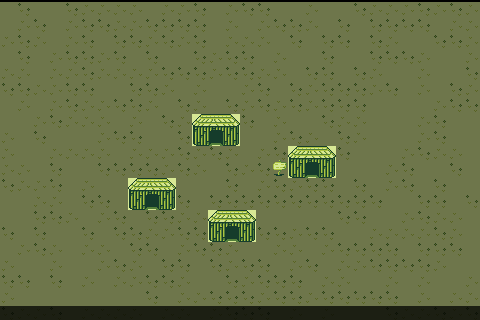

The image is a tile-based game level rendered from a .tmx file. Its description and complete source (layers, tilesets, objects, tile grids) follow:
An orthogonal 30x20 tile map with 16x16 px tiles, 4 tile layers (background, foreground, collision, walls), 2 tilesets and 1 object.

<map version="1.0" orientation="orthogonal" width="30" height="20" tilewidth="16" tileheight="16">
 <properties>
  <property name="Music" value="SpiritGuardField" />
  <property name="Name" value="VILLAGE" />
 </properties>
 <tileset firstgid="1" name="tilemap" tilewidth="16" tileheight="16">
  <tileoffset x="0" y="2" />
  <image source="gfx/tilemap.png" width="160" height="320" />
 </tileset>
 <tileset firstgid="201" name="objects" tilewidth="16" tileheight="16">
  <image source="gfx/objects.png" width="192" height="16" />
 </tileset>
 <layer name="background" width="30" height="20" opacity="0.51">
  <data encoding="csv">
79,78,79,79,78,77,77,77,77,79,77,77,78,79,77,78,78,79,79,77,79,79,78,77,77,77,78,77,78,77,
79,77,78,79,77,78,78,77,77,78,78,78,78,79,77,79,77,78,78,77,79,78,79,78,78,78,78,79,77,77,
77,78,77,79,77,78,79,78,78,77,78,77,78,79,77,77,77,79,78,79,78,78,79,78,77,79,79,78,78,77,
79,78,79,77,78,78,77,78,79,78,79,79,78,77,78,78,79,77,79,79,78,79,79,78,78,78,77,79,79,77,
77,77,79,77,77,78,77,77,77,77,78,78,78,77,78,78,77,77,79,78,78,79,78,77,79,79,77,79,79,78,
78,78,77,77,78,78,79,79,78,78,77,79,77,79,79,77,78,79,78,77,78,78,78,77,78,79,77,79,78,77,
79,77,79,77,78,77,77,78,78,77,79,78,77,79,78,77,78,77,78,77,78,78,78,79,79,79,79,77,78,78,
79,79,77,78,77,77,77,79,77,79,78,77,79,79,78,78,79,77,79,79,78,77,77,79,79,79,77,78,79,79,
77,79,78,79,79,79,77,78,78,79,79,78,77,77,77,79,79,77,78,77,79,78,77,79,79,79,77,78,79,79,
77,79,79,77,77,77,77,79,77,77,77,78,77,78,77,79,77,78,79,79,79,78,79,79,79,77,78,77,77,79,
77,77,79,78,79,79,78,78,78,78,77,78,77,79,78,77,78,79,79,79,78,79,79,79,77,78,79,79,78,79,
78,77,77,78,79,77,79,79,77,78,79,79,79,79,78,79,77,78,77,78,78,79,78,79,77,78,79,78,79,79,
79,79,77,77,79,78,78,79,77,78,79,78,79,78,78,78,78,78,78,78,78,78,78,78,79,79,78,78,79,78,
79,79,78,78,77,79,77,78,79,78,78,77,77,79,78,78,79,79,79,79,79,78,78,79,79,77,78,77,77,79,
78,79,78,79,79,78,79,78,78,77,77,78,78,78,77,78,78,78,77,78,78,79,79,77,77,77,77,78,77,79,
79,77,78,77,79,77,77,79,78,78,79,77,78,78,77,79,79,77,77,79,77,78,78,78,78,79,78,78,78,79,
77,79,79,77,79,79,77,78,77,79,78,78,79,78,77,78,78,79,77,78,79,77,77,78,78,78,78,77,79,79,
78,78,79,78,79,77,79,77,77,78,78,77,79,79,78,77,78,78,78,79,77,77,79,79,77,79,77,79,79,77,
77,79,79,79,79,79,79,79,79,78,79,77,77,78,78,78,77,78,78,77,78,78,78,78,78,79,77,79,77,77,
78,77,77,78,79,77,77,77,77,79,77,77,79,77,78,78,78,79,77,79,77,79,79,79,78,77,77,78,77,78
</data>
 </layer>
 <layer name="foreground" width="30" height="20">
  <data encoding="csv">
0,0,0,0,0,0,0,0,0,0,0,0,0,0,0,0,0,0,0,0,0,0,0,0,0,0,0,0,0,0,
0,0,0,0,0,0,0,0,0,0,0,0,0,0,0,0,0,0,0,0,0,0,0,0,0,0,0,0,0,0,
0,0,0,0,0,0,0,0,0,0,0,0,0,0,0,0,0,0,0,0,0,0,0,0,0,0,0,0,0,0,
0,0,0,0,0,0,0,0,0,0,0,0,0,0,0,0,0,0,0,0,0,0,0,0,0,0,0,0,0,0,
0,0,0,0,0,0,0,0,0,0,0,0,0,0,0,0,0,0,0,0,0,0,0,0,0,0,0,0,0,0,
0,0,0,0,0,0,0,0,0,0,0,0,0,0,0,0,0,0,0,0,0,0,0,0,0,0,0,0,0,0,
0,0,0,0,0,0,0,0,0,0,0,0,0,0,0,0,0,0,0,0,0,0,0,0,0,0,0,0,0,0,
0,0,0,0,0,0,0,0,0,0,0,0,0,0,0,0,0,0,0,0,0,0,0,0,0,0,0,0,0,0,
0,0,0,0,0,0,0,0,0,0,0,0,0,0,0,0,0,0,0,0,0,0,0,0,0,0,0,0,0,0,
0,0,0,0,0,0,0,0,0,0,0,0,0,0,0,0,0,0,0,0,0,0,0,0,0,0,0,0,0,0,
0,0,0,0,0,0,0,0,0,0,0,0,0,0,0,0,0,0,0,0,0,0,0,0,0,0,0,0,0,0,
0,0,0,0,0,0,0,0,0,0,0,0,0,0,0,0,0,0,0,0,0,0,0,0,0,0,0,0,0,0,
0,0,0,0,0,0,0,0,0,0,0,0,0,0,0,0,0,0,0,0,0,0,0,0,0,0,0,0,0,0,
0,0,0,0,0,0,0,0,0,0,0,0,0,0,0,0,0,0,0,0,0,0,0,0,0,0,0,0,0,0,
0,0,0,0,0,0,0,0,0,0,0,0,0,0,0,0,0,0,0,0,0,0,0,0,0,0,0,0,0,0,
0,0,0,0,0,0,0,0,0,0,0,0,0,0,0,0,0,0,0,0,0,0,0,0,0,0,0,0,0,0,
0,0,0,0,0,0,0,0,0,0,0,0,0,0,0,0,0,0,0,0,0,0,0,0,0,0,0,0,0,0,
0,0,0,0,0,0,0,0,0,0,0,0,0,0,0,0,0,0,0,0,0,0,0,0,0,0,0,0,0,0,
0,0,0,0,0,0,0,0,0,0,0,0,0,0,0,0,0,0,0,0,0,0,0,0,0,0,0,0,0,0,
0,0,0,0,0,0,0,0,0,0,0,0,0,0,0,0,0,0,0,0,0,0,0,0,0,0,0,0,0,0
</data>
 </layer>
 <layer name="collision" width="30" height="20">
  <data encoding="csv">
0,0,0,0,0,0,0,0,0,0,0,0,0,0,0,0,0,0,0,0,0,0,0,0,0,0,0,0,0,0,
0,0,0,0,0,0,0,0,0,0,0,0,0,0,0,0,0,0,0,0,0,0,0,0,0,0,0,0,0,0,
0,0,0,0,0,0,0,0,0,0,0,0,0,0,0,0,0,0,0,0,0,0,0,0,0,0,0,0,0,0,
0,0,0,0,0,0,0,0,0,0,0,0,0,0,0,0,0,0,0,0,0,0,0,0,0,0,0,0,0,0,
0,0,0,0,0,0,0,0,0,0,0,0,0,0,0,0,0,0,0,0,0,0,0,0,0,0,0,0,0,0,
0,0,0,0,0,0,0,0,0,0,0,0,0,0,0,0,0,0,0,0,0,0,0,0,0,0,0,0,0,0,
0,0,0,0,0,0,0,0,0,0,0,0,0,0,0,0,0,0,0,0,0,0,0,0,0,0,0,0,0,0,
0,0,0,0,0,0,0,0,0,0,0,0,0,0,0,0,0,0,0,0,0,0,0,0,0,0,0,0,0,0,
0,0,0,0,0,0,0,0,0,0,0,0,0,0,0,0,0,0,0,0,0,0,0,0,0,0,0,0,0,0,
0,0,0,0,0,0,0,0,0,0,0,0,0,0,0,0,0,0,0,0,0,0,0,0,0,0,0,0,0,0,
0,0,0,0,0,0,0,0,0,0,0,0,0,0,0,0,0,0,0,0,0,0,0,0,0,0,0,0,0,0,
0,0,0,0,0,0,0,0,0,0,0,0,0,0,0,0,0,0,0,0,0,0,0,0,0,0,0,0,0,0,
0,0,0,0,0,0,0,0,0,0,0,0,0,0,0,0,0,0,0,0,0,0,0,0,0,0,0,0,0,0,
0,0,0,0,0,0,0,0,0,0,0,0,0,0,0,0,0,0,0,0,0,0,0,0,0,0,0,0,0,0,
0,0,0,0,0,0,0,0,0,0,0,0,0,0,0,0,0,0,0,0,0,0,0,0,0,0,0,0,0,0,
0,0,0,0,0,0,0,0,0,0,0,0,0,0,0,0,0,0,0,0,0,0,0,0,0,0,0,0,0,0,
0,0,0,0,0,0,0,0,0,0,0,0,0,0,0,0,0,0,0,0,0,0,0,0,0,0,0,0,0,0,
0,0,0,0,0,0,0,0,0,0,0,0,0,0,0,0,0,0,0,0,0,0,0,0,0,0,0,0,0,0,
0,0,0,0,0,0,0,0,0,0,0,0,0,0,0,0,0,0,0,0,0,0,0,0,0,0,0,0,0,0,
0,0,0,0,0,0,0,0,0,0,0,0,0,0,0,0,0,0,0,0,0,0,0,0,0,0,0,0,0,0
</data>
 </layer>
 <layer name="walls" width="30" height="20">
  <data encoding="csv">
0,0,0,0,0,0,0,0,0,0,0,0,0,0,0,0,0,0,0,0,0,0,0,0,0,0,0,0,0,0,
0,0,0,0,0,0,0,0,0,0,0,0,0,0,0,0,0,0,0,0,0,0,0,0,0,0,0,0,0,0,
0,0,0,0,0,0,0,0,0,0,0,0,0,0,0,0,0,0,0,0,0,0,0,0,0,0,0,0,0,0,
0,0,0,0,0,0,0,0,0,0,0,0,0,0,0,0,0,0,0,0,0,0,0,0,0,0,0,0,0,0,
0,0,0,0,0,0,0,0,0,0,0,0,0,0,0,0,0,0,0,0,0,0,0,0,0,0,0,0,0,0,
0,0,0,0,0,0,0,0,0,0,0,0,0,0,0,0,0,0,0,0,0,0,0,0,0,0,0,0,0,0,
0,0,0,0,0,0,0,0,0,0,0,0,0,0,0,0,0,0,0,0,0,0,0,0,0,0,0,0,0,0,
0,0,0,0,0,0,0,0,0,0,0,0,184,185,186,0,0,0,0,0,0,0,0,0,0,0,0,0,0,0,
0,0,0,0,0,0,0,0,0,0,0,0,194,195,196,0,0,0,0,0,0,0,0,0,0,0,0,0,0,0,
0,0,0,0,0,0,0,0,0,0,0,0,0,0,0,0,0,0,184,185,186,0,0,0,0,0,0,0,0,0,
0,0,0,0,0,0,0,0,0,0,0,0,0,0,0,0,0,202,194,195,196,0,0,0,0,0,0,0,0,0,
0,0,0,0,0,0,0,0,184,185,186,0,0,0,0,0,0,0,0,0,0,0,0,0,0,0,0,0,0,0,
0,0,0,0,0,0,0,0,194,195,196,0,0,0,0,0,0,0,0,0,0,0,0,0,0,0,0,0,0,0,
0,0,0,0,0,0,0,0,0,0,0,0,0,184,185,186,0,0,0,0,0,0,0,0,0,0,0,0,0,0,
0,0,0,0,0,0,0,0,0,0,0,0,0,194,195,196,0,0,0,0,0,0,0,0,0,0,0,0,0,0,
0,0,0,0,0,0,0,0,0,0,0,0,0,0,0,0,0,0,0,0,0,0,0,0,0,0,0,0,0,0,
0,0,0,0,0,0,0,0,0,0,0,0,0,0,0,0,0,0,0,0,0,0,0,0,0,0,0,0,0,0,
0,0,0,0,0,0,0,0,0,0,0,0,0,0,0,0,0,0,0,0,0,0,0,0,0,0,0,0,0,0,
0,0,0,0,0,0,0,0,0,0,0,0,0,0,0,0,0,0,0,0,0,0,0,0,0,0,0,0,0,0,
0,0,0,0,0,0,0,0,0,0,0,0,0,0,0,0,0,0,0,0,0,0,0,0,0,0,0,0,0,0
</data>
 </layer>
 <objectgroup name="objects" width="30" height="20">
  <object gid="201" x="304" y="288">
   <properties>
    <property name="exitDirection" value="up" />
    <property name="name" value="initspawn" />
    <property name="showMapName" value="" />
   </properties>
  </object>
 </objectgroup>
</map>
